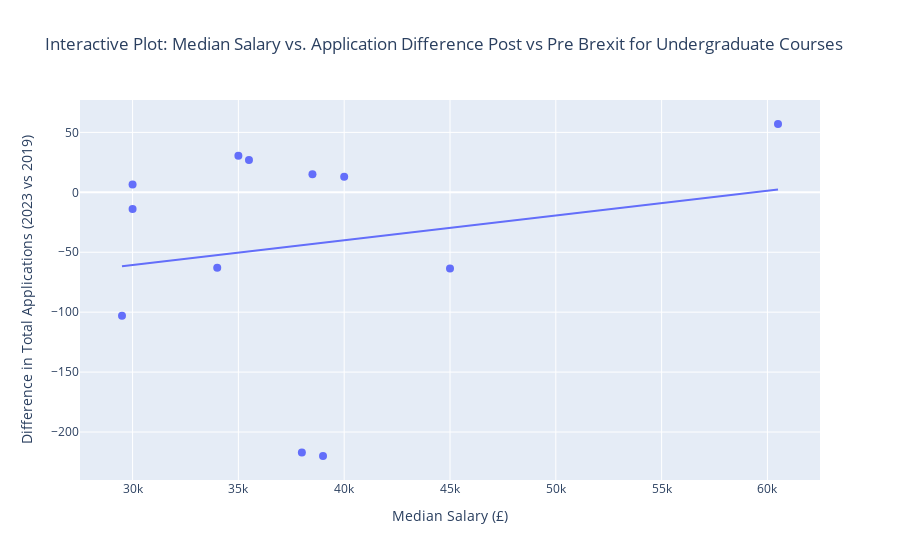

Notebook code cell kept with this figure:
### Markdown cell above
Now to dive deeper into the effect of Brexit on the number of applicants across departments with different starting salaries, can run a regression of the difference in applications on median salary for the various departments (where salary data was available). 

Specifically the difference in applicants between years 2023 and 2019 was taken (i.e. number of applications for a department in 2023 minus number of applications for a department in 2019). This ensures that the covid years 2020 and 2021 were not included but also using 2023 as the post brexit value means there has been some time for the number of applications to stabilize following the year 2021 increased .

### Code cell
import pandas as pd
import plotly.express as px
from sklearn.linear_model import LinearRegression

# Load the CSV files
file_eu_cleaned = pd.read_csv('Data/PhilipEUCleaned.csv')
file_output = pd.read_csv('Data/cleaned_output.csv')

# Filter for only undergraduate courses in the EU cleaned data
undergrad_eu_cleaned = file_eu_cleaned[file_eu_cleaned['Program'].str.contains("UG Degree")]

# Compute total applications for the years 2020 (pre-Brexit) and 2022 (post-Brexit)
pre_brexit_apps = undergrad_eu_cleaned.groupby('Department')['Applications 2019'].sum()
post_brexit_apps = undergrad_eu_cleaned.groupby('Department')['Applications 2023'].sum()

# Calculate the difference in applications
application_difference = post_brexit_apps - pre_brexit_apps

# Get the median salary for each department from the second file, ensuring to match only undergraduate departments
median_salaries = file_output[file_output['Course Name'].str.contains("BSc")].groupby('Department')['Median Salary'].median()

# Join the application difference and median salary dataframes
department_data = pd.DataFrame({
    'Median Salary': median_salaries,
    'Application Difference': application_difference,
    'Total Pre-Brexit Applications': pre_brexit_apps,
    'Total Post-Brexit Applications': post_brexit_apps
}).dropna()

# Add department names for plotting
department_data['Department'] = department_data.index

# Perform linear regression
X = department_data['Median Salary'].values.reshape(-1, 1)
y = department_data['Application Difference'].values
model = LinearRegression()
model.fit(X, y)

# Predictions for the line
department_data['Predicted Difference'] = model.predict(X)

# Create the interactive plot
fig = px.scatter(department_data, x='Median Salary', y='Application Difference', trendline='ols',
                 labels={
                     'Median Salary': 'Median Salary (£)',
                     'Application Difference': 'Difference in Total Applications (2023 vs 2019)'
                 },
                 hover_data=['Department', 'Total Pre-Brexit Applications', 'Total Post-Brexit Applications'],
                 title='Interactive Plot: Median Salary vs. Application Difference Post vs Pre Brexit for Undergraduate Courses')
fig.update_traces(marker=dict(size=8),
                  selector=dict(mode='markers'))
fig.show()

### Figure 1 — Plotly figure (JSON) as saved in the notebook; plotly's stock layout.template omitted (floating-point values rounded to 4 significant figures)
{"data": [{"customdata": [["Accounting", 170, 185], ["Economic History", 91.5, 104.5], ["Economics", 481, 417.5], ["Finance", 122, 179], ["Government", 683.5, 466.5], ["International History", 154, 160.5], ["International Relations", 305, 202], ["Management", 628, 408], ["Mathematics", 181.5, 208.5], ["Social Policy", 161.5, 98.5], ["Sociology", 47.5, 33.5], ["Statistics", 115.5, 146]], "hovertemplate": "Median Salary (£)=%{x}<br>Difference in Total Applications (2023 vs 2019)=%{y}<br>Department=%{customdata[0]}<br>Total Pre-Brexit Applications=%{customdata[1]}<br>Total Post-Brexit Applications=%{customdata[2]}<extra></extra>", "legendgroup": "", "marker": {"color": "#636efa", "size": 8, "symbol": "circle"}, "mode": "markers", "name": "", "orientation": "v", "showlegend": false, "type": "scatter", "x": [38500, 40000, 45000, 60500, 38000, 30000, 29500, 39000, 35500, 34000, 30000, 35000], "xaxis": "x", "y": [15, 13, -63.5, 57, -217, 6.5, -103, -220, 27, -63, -14, 30.5], "yaxis": "y"}, {"hovertemplate": "<b>OLS trendline</b><br>Application Difference = 0.00206551 * Median Salary + -122.609<br>R<sup>2</sup>=0.035157<br><br>Median Salary (£)=%{x}<br>Difference in Total Applications (2023 vs 2019)=%{y} <b>(trend)</b><extra></extra>", "legendgroup": "", "marker": {"color": "#636efa", "symbol": "circle"}, "mode": "lines", "name": "", "showlegend": false, "type": "scatter", "x": [29500, 30000, 30000, 34000, 35000, 35500, 38000, 38500, 39000, 40000, 45000, 60500], "xaxis": "x", "y": [-61.68, -60.64, -60.64, -52.38, -50.32, -49.28, -44.12, -43.09, -42.05, -39.99, -29.66, 2.354], "yaxis": "y"}], "layout": {"legend": {"tracegroupgap": 0}, "title": {"text": "Interactive Plot: Median Salary vs. Application Difference Post vs Pre Brexit for Undergraduate Courses"}, "xaxis": {"anchor": "y", "domain": [0, 1], "title": {"text": "Median Salary (£)"}}, "yaxis": {"anchor": "x", "domain": [0, 1], "title": {"text": "Difference in Total Applications (2023 vs 2019)"}}}}
